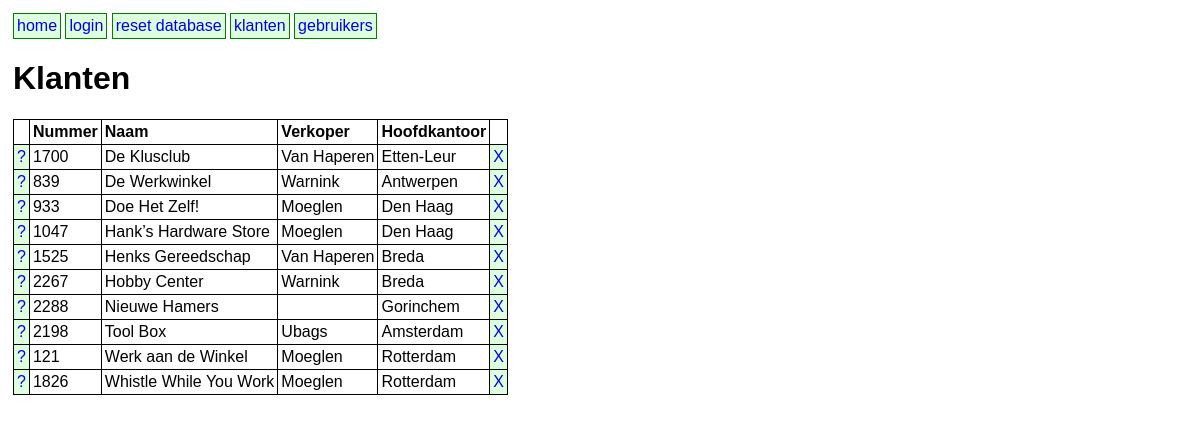
The app's page /customer-list.php, older data.
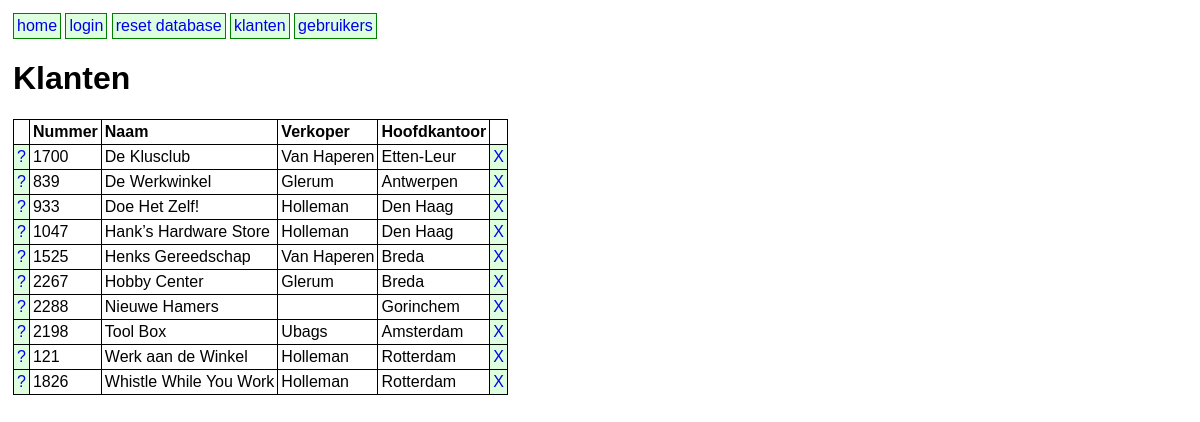
The same page, newer data.
### tables this page shows
CREATE TABLE `Klant` (
	`KlantNr` INT NOT NULL AUTO_INCREMENT,
	`KlantNaam` varchar(40),
	`VerkNr` INT,
	`PlaatsHfdkntr` varchar(40),
	CONSTRAINT `KlantPK` PRIMARY KEY (`KlantNr`),
	CONSTRAINT `KlantVerkoper` FOREIGN KEY (`VerkNr`)
		REFERENCES `Verkoper` (`VerkNr`) 
		ON UPDATE CASCADE
		ON DELETE RESTRICT
);

CREATE TABLE `Verkoper` (
	`VerkNr` int,
	`VerkNaam` varchar(40),
	`ComPct` int,
	`InDienst` int,
	`KamerNr` int,
	CONSTRAINT `VerkoperPK` PRIMARY KEY (`VerkNr`),
	CONSTRAINT `KamerFK` FOREIGN KEY (`KamerNr`) 
		REFERENCES `Kamer` (`KamerNr`) ON UPDATE CASCADE
);

### customer-list.php (the view, shortened to what this page needs)
<?php
include 'db.php';
$sql = "SELECT * FROM Klant K "
        . " LEFT JOIN Verkoper V ON K.VerkNr = V.VerkNr "
        . " ORDER BY KlantNaam";
$rs = $pdo->query($sql, PDO::FETCH_OBJ);
?>
<!DOCTYPE html>
<html lang="nl">
    <head>
        <link type="text/css" rel="stylesheet" href="layout.css">
    </head>
    <body>
        <nav>
            <?php require 'menu.inc.php'; ?>
        </nav>
        <h1>Klanten</h1>
        <table>
            <tr>
                <th>
                <th>Nummer
                <th>Naam
                <th>Verkoper
                <th>Hoofdkantoor
                <th>
            </tr>
            <?php while ($row = $rs->fetch()) { ?>
                <tr>
                    <td class="button"><a title="edit" href="customer-edit.php?KlantNr=<?= $row->KlantNr ?>">?</a>
                    <td><?= $row->KlantNr ?>
                    <td><?= $row->KlantNaam ?>
                    <td><?= $row->VerkNaam ?>
                    <td><?= $row->PlaatsHfdkntr ?>
                    <td class="button"><a title="delete" href="customer-delete.php?KlantNr=<?= $row->KlantNr ?>">X</a>
                </tr>
            <?php } ?>
        </table>
    </body>
</html>

### menu.inc.php
<a href = ".">home</a>
<?php if (isset($_SESSION['username'])) { ?>
    <a href = "logout.php">logout</a>
<?php } else { ?>
    <a href = "login.php">login</a>
<?php } ?>
<a href = "create-tables.php">reset database</a>
<a href = "customer-list.php">klanten</a>
<a href = "user-list.php">gebruikers</a>

### layout.css (style rules this page uses)
* { box-sizing: border-box; font-family: sans-serif; }
body { padding: 5px; }
table, th, td { border-collapse: collapse; border: 1px solid black; }
th, td { text-align: left; padding: 3px; }
td.button { background-color: #DFD; }
td a { text-decoration: none; }
nav { display: block; margin-bottom: 12px; }
nav a, button, input[type=submit] { display: inline-block; border: 1px solid green; background-color: #DFD; padding: 3px; font-size: 12pt; }
nav a { text-decoration: none; }

Row changes from the older to the newer data that the page shows:
changed through a linked row, klant "De Werkwinkel": VerkNr.VerkNaam "Warnink" → "Glerum"
changed through a linked row, klant "Doe Het Zelf!": VerkNr.VerkNaam "Moeglen" → "Holleman"
changed through a linked row, klant "Hank’s Hardware Store": VerkNr.VerkNaam "Moeglen" → "Holleman"
changed through a linked row, klant "Hobby Center": VerkNr.VerkNaam "Warnink" → "Glerum"
changed through a linked row, klant "Werk aan de Winkel": VerkNr.VerkNaam "Moeglen" → "Holleman"
changed through a linked row, klant "Whistle While You Work": VerkNr.VerkNaam "Moeglen" → "Holleman"
